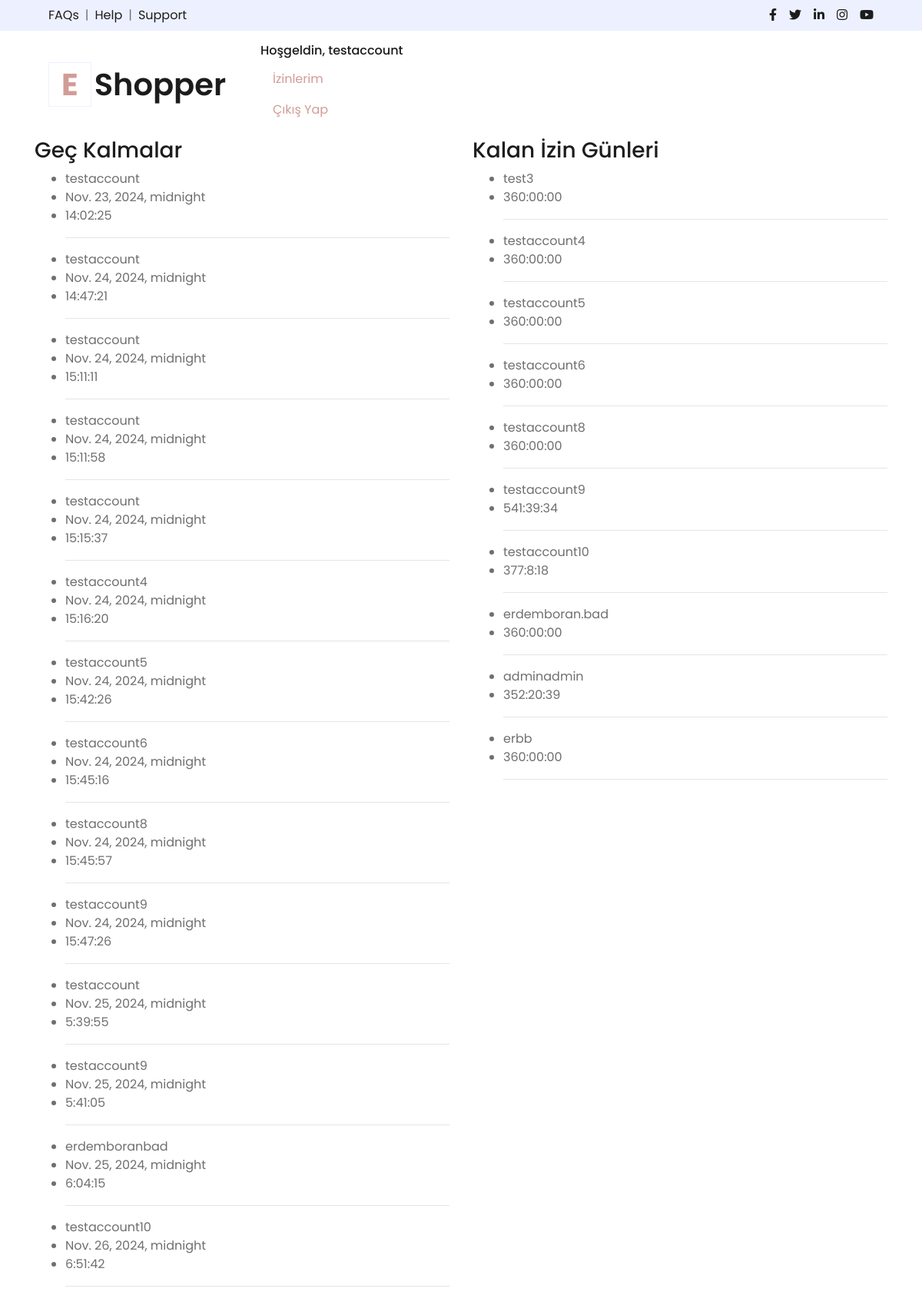
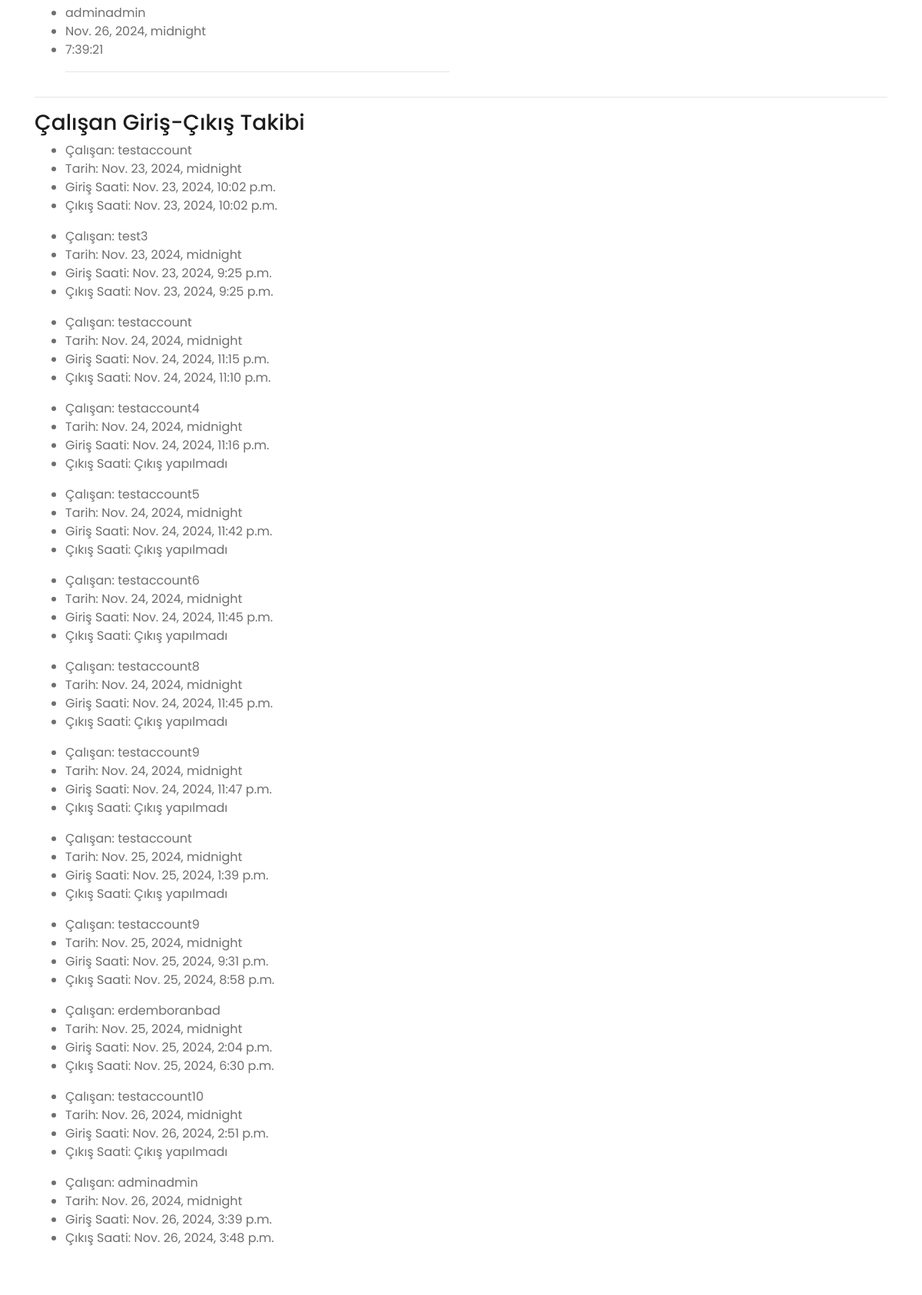
Screenshot of /checkStaff/ (signed in, upper part) with the database file from the repository (2 pictures, top to bottom).
### user/models.py (models this page shows)
class staffLate(models.Model):
    id = models.AutoField(primary_key=True)
    user = models.ForeignKey(User, on_delete=models.CASCADE)
    todays_date = models.DateTimeField(blank=True)
    late_diff = models.CharField(max_length= 200, blank=True)
    active = models.BooleanField(blank=True, default=True)

class staffVacation(models.Model):
    user = models.OneToOneField(User, on_delete=models.CASCADE, primary_key=True)
    vacationTime = models.CharField(default="360:00:00", max_length=150)
    create_at = models.DateTimeField(auto_now_add=True)
    update_at = models.DateTimeField(auto_now=True)

class staffTrack(models.Model):
    id = models.AutoField(primary_key=True)
    user = models.ForeignKey(User, on_delete=models.CASCADE)
    username = models.CharField(max_length = 80, blank=True)
    todays_date = models.DateTimeField(blank=True)
    login_time = models.DateTimeField(blank=True)
    logout_time = models.DateTimeField(blank=True, null=True)

### user/views.py (the view)
# urls.py: path('checkStaff/', views.checkStaff, name="seeStaffs"),
@login_required(login_url='/login')  # Check login
def checkStaff(request):
    staffData = staffLate.objects.all()
    staffVacationData = staffVacation.objects.all()
    staffTrackData = staffTrack.objects.all().order_by('todays_date')
    context = {
        "staffData":staffData,
        "staffVacationData":staffVacationData,
        "staffTrackData":staffTrackData
    }
    return render(request, "seeStaff.html", context)

### user/templates/seeStaff.html (shortened to what this page needs)
{% extends 'homebase.html' %}
{% block body %}
<div class="container">
    <div class="row">
        <div class="col-sm">
            <h3>Geç Kalmalar</h3>
            {% for i in staffData %}
                <ul>
                    <li>
                        {{i.user.username}}
                    </li>
                    <li>
                        {{i.todays_date}}
                    </li>
                    <li>
                        {{i.late_diff}}
                    </li>
                    <hr>
                </ul>
            {% endfor %}
        </div>
        <div class="col-sm">
            <h3>Kalan İzin Günleri</h3>
            {% for j in staffVacationData %}
                <ul>
                    <li>
                        {{j.user.username}}
                    </li>
                    <li>
                        {{j.vacationTime}}
                    </li>
                    <hr>
                </ul>
            {% endfor %}
        </div>
    </div>
    <hr>
    <div class="row">
        <div class="col-sm">
            <h3>Çalışan Giriş-Çıkış Takibi</h3>
            {% for l in staffTrackData %}
                <ul>
                    <li>Çalışan: {{ l.username }}</li>
                    <li>Tarih: {{ l.todays_date }}</li>
                    <li>Giriş Saati: {{ l.login_time }}</li>
                    {% if l.logout_time == None %}
                        <li>Çıkış Saati: Çıkış yapılmadı</li>
                    {% else %}
                        <li>Çıkış Saati: {{ l.logout_time }}</li>
                    {% endif %}
                </ul>
            {% endfor %}
        </div>
    </div>
</div>
{%  endblock %}

### home/templates/header.html (shortened to what this page needs)
 {% load static %}
    <div class="container-fluid">
        <div class="row bg-secondary py-2 px-xl-5">
            <div class="col-lg-6 d-none d-lg-block">
                <div class="d-inline-flex align-items-center">
                    <a class="text-dark" href="">FAQs</a>
                    <span class="text-muted px-2">|</span>
                    <a class="text-dark" href="">Help</a>
                    <span class="text-muted px-2">|</span>
                    <a class="text-dark" href="">Support</a>
                </div>
            </div>
            <div class="col-lg-6 text-center text-lg-right">
                <div class="d-inline-flex align-items-center">
                    <a class="text-dark px-2" href="">
                        <i class="fab fa-facebook-f"></i>
                    </a>
                    <a class="text-dark px-2" href="">
                        <i class="fab fa-twitter"></i>
                    </a>
                    <a class="text-dark px-2" href="">
                        <i class="fab fa-linkedin-in"></i>
                    </a>
                    <a class="text-dark px-2" href="">
                        <i class="fab fa-instagram"></i>
                    </a>
                    <a class="text-dark pl-2" href="">
                        <i class="fab fa-youtube"></i>
                    </a>
                </div>
            </div>
        </div>
        <div class="row align-items-center py-3 px-xl-5">
            <div class="col-lg-3 d-none d-lg-block">
                <a href="/" class="text-decoration-none">
                    <h1 class="m-0 display-5 font-weight-semi-bold"><span class="text-primary font-weight-bold border px-3 mr-1">E</span>Shopper</h1>
                </a>
            </div>
            <div class="col-lg-3 d-none d-lg-block" style="float: right;">
                {% if user.is_authenticated %}
                    <h6>Hoşgeldin, {{ user }}</h6>
                    {% if user.is_staff %}
                        <a href="/checkStaff" class="nav-item nav-link">Çalışanları Kontrol Et</a>
                        <a href="/mymessages" class="nav-item nav-link">Mesajlar</a>
                    {% else %}
                        <a href="/vacation" class="nav-item nav-link">İzinlerim</a>
                    {% endif %}
                    <a href="/logout" class="nav-item nav-link">Çıkış Yap</a>
                {% endif %}
            </div>
        </div>
    </div>

### rows the page displays
staffLate: user.username "testaccount", todays_date "Nov. 23, 2024, midnight", late_diff "14:02:25"
staffLate: user.username "testaccount", todays_date "Nov. 24, 2024, midnight", late_diff "14:47:21"
staffLate: user.username "testaccount", todays_date "Nov. 24, 2024, midnight", late_diff "15:11:11"
staffLate: user.username "testaccount", todays_date "Nov. 24, 2024, midnight", late_diff "15:11:58"
staffLate: user.username "testaccount", todays_date "Nov. 24, 2024, midnight", late_diff "15:15:37"
staffLate: user.username "testaccount4", todays_date "Nov. 24, 2024, midnight", late_diff "15:16:20"
staffLate: user.username "testaccount5", todays_date "Nov. 24, 2024, midnight", late_diff "15:42:26"
staffLate: user.username "testaccount6", todays_date "Nov. 24, 2024, midnight", late_diff "15:45:16"
staffLate: user.username "testaccount8", todays_date "Nov. 24, 2024, midnight", late_diff "15:45:57"
staffLate: user.username "testaccount9", todays_date "Nov. 24, 2024, midnight", late_diff "15:47:26"
staffLate: user.username "testaccount", todays_date "Nov. 25, 2024, midnight", late_diff "5:39:55"
staffLate: user.username "testaccount9", todays_date "Nov. 25, 2024, midnight", late_diff "5:41:05"
staffLate: user.username "erdemboranbad", todays_date "Nov. 25, 2024, midnight", late_diff "6:04:15"
staffLate: user.username "testaccount10", todays_date "Nov. 26, 2024, midnight", late_diff "6:51:42"
staffLate: user.username "adminadmin", todays_date "Nov. 26, 2024, midnight", late_diff "7:39:21"
staffVacation: user.username "test3", vacationTime "360:00:00"
staffVacation: user.username "testaccount4", vacationTime "360:00:00"
staffVacation: user.username "testaccount5", vacationTime "360:00:00"
staffVacation: user.username "testaccount6", vacationTime "360:00:00"
staffVacation: user.username "testaccount8", vacationTime "360:00:00"
staffVacation: user.username "testaccount9", vacationTime "541:39:34"
staffVacation: user.username "testaccount10", vacationTime "377:8:18"
staffVacation: user.username "erdemboran.bad", vacationTime "360:00:00"
staffVacation: user.username "adminadmin", vacationTime "352:20:39"
staffVacation: user.username "erbb", vacationTime "360:00:00"
staffTrack: username "testaccount", todays_date "Nov. 23, 2024, midnight", login_time "Nov. 23, 2024, 10:02 p.m.", logout_time "Nov. 23, 2024, 10:02 p.m."
staffTrack: username "test3", todays_date "Nov. 23, 2024, midnight", login_time "Nov. 23, 2024, 9:25 p.m.", logout_time "Nov. 23, 2024, 9:25 p.m."
staffTrack: username "testaccount", todays_date "Nov. 24, 2024, midnight", login_time "Nov. 24, 2024, 11:15 p.m.", logout_time "Nov. 24, 2024, 11:10 p.m."
staffTrack: username "testaccount4", todays_date "Nov. 24, 2024, midnight", login_time "Nov. 24, 2024, 11:16 p.m.", shows "Çıkış Saati: Çıkış yapılmadı"
staffTrack: username "testaccount5", todays_date "Nov. 24, 2024, midnight", login_time "Nov. 24, 2024, 11:42 p.m.", shows "Çıkış Saati: Çıkış yapılmadı"
staffTrack: username "testaccount6", todays_date "Nov. 24, 2024, midnight", login_time "Nov. 24, 2024, 11:45 p.m.", shows "Çıkış Saati: Çıkış yapılmadı"
staffTrack: username "testaccount8", todays_date "Nov. 24, 2024, midnight", login_time "Nov. 24, 2024, 11:45 p.m.", shows "Çıkış Saati: Çıkış yapılmadı"
staffTrack: username "testaccount9", todays_date "Nov. 24, 2024, midnight", login_time "Nov. 24, 2024, 11:47 p.m.", shows "Çıkış Saati: Çıkış yapılmadı"
staffTrack: username "testaccount", todays_date "Nov. 25, 2024, midnight", login_time "Nov. 25, 2024, 1:39 p.m.", shows "Çıkış Saati: Çıkış yapılmadı"
staffTrack: username "testaccount9", todays_date "Nov. 25, 2024, midnight", login_time "Nov. 25, 2024, 9:31 p.m.", logout_time "Nov. 25, 2024, 8:58 p.m."
staffTrack: username "erdemboranbad", todays_date "Nov. 25, 2024, midnight", login_time "Nov. 25, 2024, 2:04 p.m.", logout_time "Nov. 25, 2024, 6:30 p.m."
staffTrack: username "testaccount10", todays_date "Nov. 26, 2024, midnight", login_time "Nov. 26, 2024, 2:51 p.m.", shows "Çıkış Saati: Çıkış yapılmadı"
staffTrack: username "adminadmin", todays_date "Nov. 26, 2024, midnight", login_time "Nov. 26, 2024, 3:39 p.m.", logout_time "Nov. 26, 2024, 3:48 p.m."

### other values shown
{{ user }} "testaccount"
